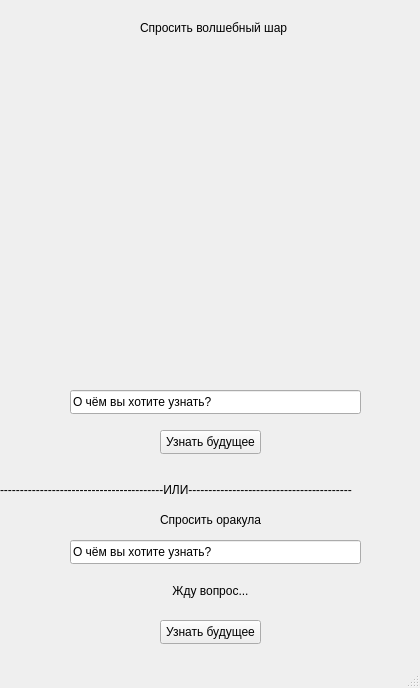
<?xml version="1.0" encoding="UTF-8"?>
<ui version="4.0">
 <class>MainWindow</class>
 <widget class="QMainWindow" name="MainWindow">
  <property name="geometry">
   <rect>
    <x>0</x>
    <y>0</y>
    <width>420</width>
    <height>688</height>
   </rect>
  </property>
  <property name="windowTitle">
   <string>MainWindow</string>
  </property>
  <widget class="QWidget" name="centralwidget">
   <widget class="QLabel" name="ballLabel">
    <property name="geometry">
     <rect>
      <x>140</x>
      <y>20</y>
      <width>151</width>
      <height>16</height>
     </rect>
    </property>
    <property name="text">
     <string>Спросить волшебный шар</string>
    </property>
   </widget>
   <widget class="QLabel" name="ballImage">
    <property name="geometry">
     <rect>
      <x>60</x>
      <y>60</y>
      <width>300</width>
      <height>300</height>
     </rect>
    </property>
    <property name="text">
     <string/>
    </property>
    <property name="pixmap">
     <pixmap resource="resources.qrc">:/images/MagicBallBaddiePic.png</pixmap>
    </property>
    <property name="scaledContents">
     <bool>true</bool>
    </property>
   </widget>
   <widget class="QLineEdit" name="ballQuestionLabel">
    <property name="geometry">
     <rect>
      <x>70</x>
      <y>390</y>
      <width>291</width>
      <height>24</height>
     </rect>
    </property>
    <property name="text">
     <string>О чём вы хотите узнать?</string>
    </property>
   </widget>
   <widget class="QPushButton" name="ballButton">
    <property name="geometry">
     <rect>
      <x>160</x>
      <y>430</y>
      <width>101</width>
      <height>24</height>
     </rect>
    </property>
    <property name="text">
     <string>Узнать будущее</string>
    </property>
   </widget>
   <widget class="QLabel" name="ballText">
    <property name="geometry">
     <rect>
      <x>150</x>
      <y>150</y>
      <width>121</width>
      <height>121</height>
     </rect>
    </property>
    <property name="text">
     <string/>
    </property>
    <property name="alignment">
     <set>Qt::AlignmentFlag::AlignCenter</set>
    </property>
   </widget>
   <widget class="QLabel" name="divisionLabel">
    <property name="geometry">
     <rect>
      <x>0</x>
      <y>480</y>
      <width>421</width>
      <height>20</height>
     </rect>
    </property>
    <property name="text">
     <string>-----------------------------------------ИЛИ-----------------------------------------</string>
    </property>
   </widget>
   <widget class="QLabel" name="oracleLabel">
    <property name="geometry">
     <rect>
      <x>160</x>
      <y>510</y>
      <width>101</width>
      <height>20</height>
     </rect>
    </property>
    <property name="text">
     <string>Спросить оракула</string>
    </property>
   </widget>
   <widget class="QLineEdit" name="oracleQuestionLabel">
    <property name="geometry">
     <rect>
      <x>70</x>
      <y>540</y>
      <width>291</width>
      <height>24</height>
     </rect>
    </property>
    <property name="text">
     <string>О чём вы хотите узнать?</string>
    </property>
   </widget>
   <widget class="QPushButton" name="oracleButton">
    <property name="geometry">
     <rect>
      <x>160</x>
      <y>620</y>
      <width>101</width>
      <height>24</height>
     </rect>
    </property>
    <property name="text">
     <string>Узнать будущее</string>
    </property>
   </widget>
   <widget class="QLabel" name="oracleText">
    <property name="geometry">
     <rect>
      <x>0</x>
      <y>570</y>
      <width>421</width>
      <height>41</height>
     </rect>
    </property>
    <property name="text">
     <string>Жду вопрос...</string>
    </property>
    <property name="alignment">
     <set>Qt::AlignmentFlag::AlignCenter</set>
    </property>
   </widget>
  </widget>
  <widget class="QMenuBar" name="menubar">
   <property name="geometry">
    <rect>
     <x>0</x>
     <y>0</y>
     <width>420</width>
     <height>21</height>
    </rect>
   </property>
  </widget>
  <widget class="QStatusBar" name="statusbar"/>
 </widget>
 <resources>
  <include location="resources.qrc"/>
 </resources>
 <connections/>
</ui>
